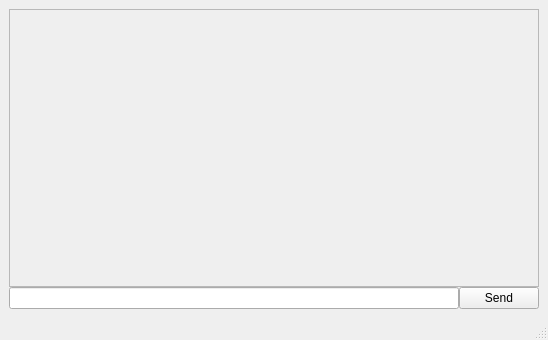
<?xml version="1.0" encoding="UTF-8"?>
<ui version="4.0">
 <class>SendMessageWindow</class>
 <widget class="QMainWindow" name="SendMessageWindow">
  <property name="geometry">
   <rect>
    <x>0</x>
    <y>0</y>
    <width>548</width>
    <height>340</height>
   </rect>
  </property>
  <property name="windowTitle">
   <string>MainWindow</string>
  </property>
  <widget class="QWidget" name="centralwidget">
   <layout class="QGridLayout" name="gridLayout">
    <item row="0" column="0">
     <layout class="QVBoxLayout" name="verticalLayout">
      <property name="spacing">
       <number>0</number>
      </property>
      <item>
       <widget class="QScrollArea" name="scrollArea">
        <property name="widgetResizable">
         <bool>true</bool>
        </property>
        <widget class="QWidget" name="scrollAreaWidgetContents">
         <property name="geometry">
          <rect>
           <x>0</x>
           <y>0</y>
           <width>526</width>
           <height>269</height>
          </rect>
         </property>
        </widget>
       </widget>
      </item>
      <item>
       <layout class="QHBoxLayout" name="horizontalLayout">
        <item>
         <widget class="QLineEdit" name="message_lineEdit"/>
        </item>
        <item>
         <widget class="QPushButton" name="send_pushButton">
          <property name="text">
           <string>Send</string>
          </property>
         </widget>
        </item>
       </layout>
      </item>
     </layout>
    </item>
   </layout>
  </widget>
  <widget class="QStatusBar" name="statusbar"/>
 </widget>
 <resources/>
 <connections/>
</ui>
